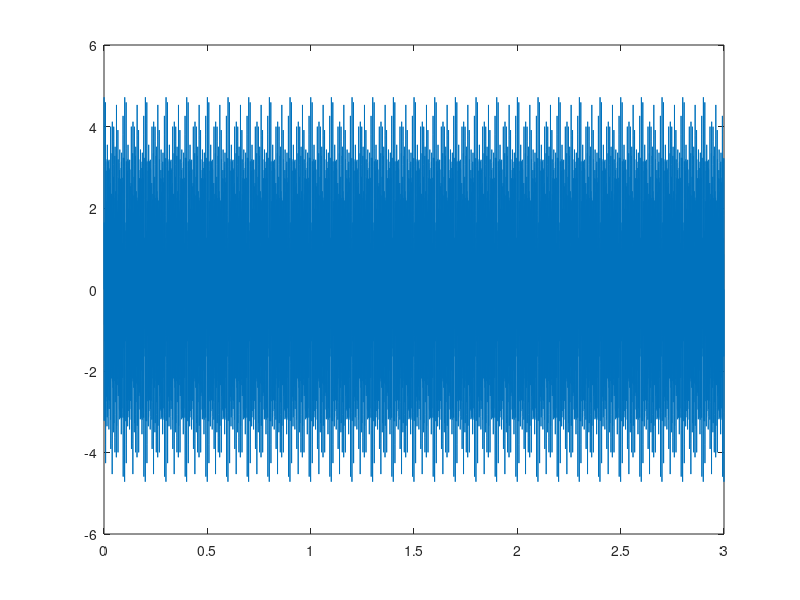
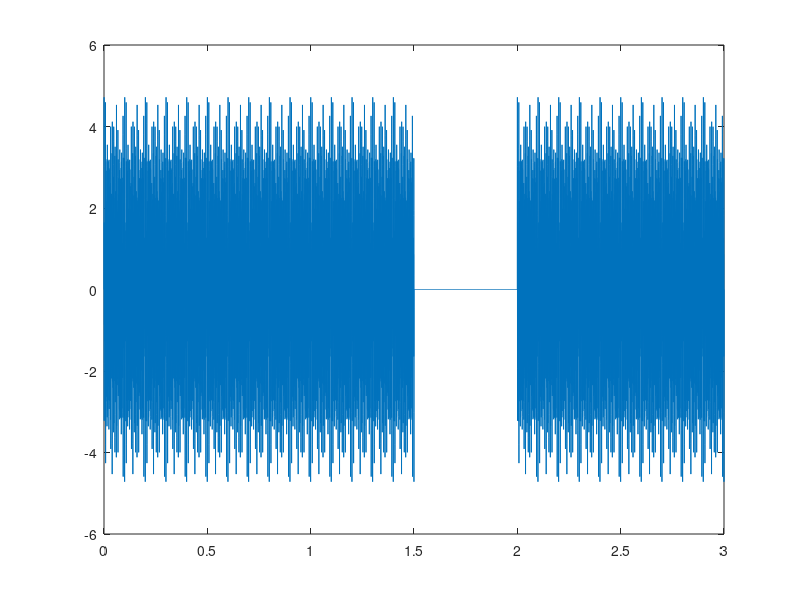
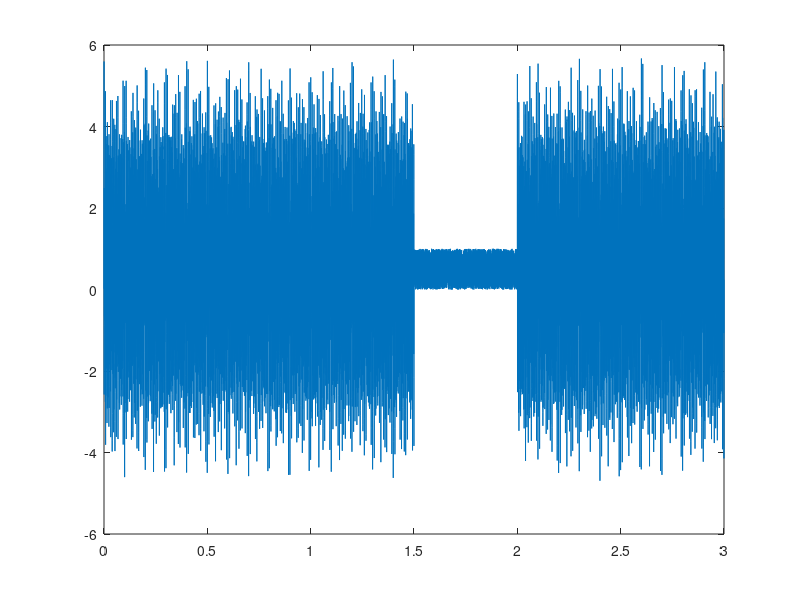

Reproduce these figures in MATLAB, in order.
%% Demo
% Sine Wave demo
%% Default Configuration
t_end  = 3;
Fs = 8000;
t = 0:1/Fs:3;
%% Sine Wave configuration
a1 = 0.5; f1 = 450;
a2 = 1.2; f2 = 880;
a3 = 2; f3 = 750;
a4 = 0.8; f4 = 1000;
a5 = 0.7; f5 = 600;

sin1 = a1*sin(2*pi*f1*t);
sin2 = a2*sin(2*pi*f2*t);
sin3 = a3*sin(2*pi*f3*t);
sin4 = a4*sin(2*pi*f4*t);
sin5 = a5*sin(2*pi*f5*t);

mywave  = sin1+sin2+sin3+sin4+sin5;
figure;
plot(t,mywave)
soundsc(mywave,Fs)
%% Mute

filter = ones(size(mywave));
filter(1.5*Fs:2*Fs)  =0;
mute_wave = filter.*mywave;
figure;
plot(t,mute_wave)
soundsc(mute_wave,Fs)

%%


noise = rand(size(mywave));
noise_wave = mute_wave+noise;
figure;
plot(t,noise_wave)
soundsc(noise_wave,Fs)


